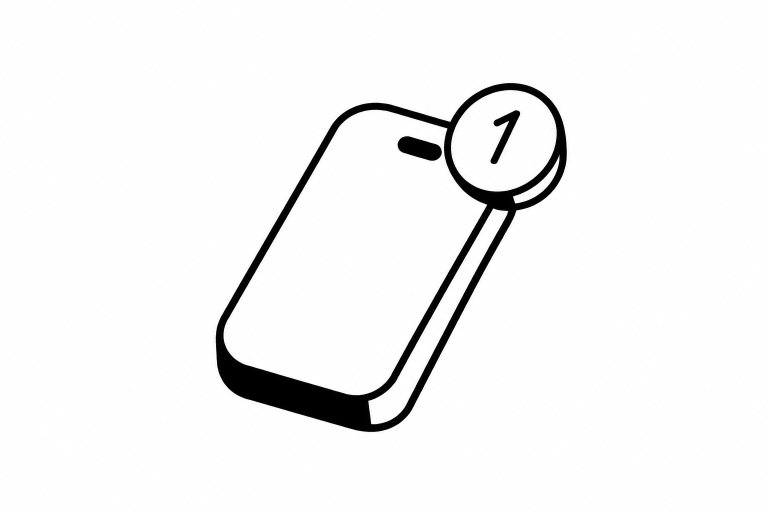
#> input picture orf-illustrations/original/ORF-10.webp, 1536 x 1024 px (shown at 1/2 size)
$ python prep.py ../original/ORF-10.webp ../original/ORF-11.webp 1.0
#> lines starting #> are read from the running program, lines starting #| are printed output that depends on the picture; after the words box and inside, x2 and y2 are one past the last pixel; in counts of white or black regions, pixels touching at a corner belong together
"""Turn a black-line picture (png/jpg/webp) into the RGBA image centerline.py expects:
black ink, white areas, transparent outside.

usage: python3 prep.py in.img out.png scale [grid] [bg:x,y;x,y...]

Ink is anything dark in all three colour channels, so coloured parts (a gradient panel, a pink
needle, blue grid lines) are never taken for lines. Everything not ink that touches the edge of the
picture is outside. With `grid`, an enclosed area that shows blue grid lines (such as the opening
under a handle) is outside too, for drawings on grid paper whose paper colour matches the drawing.
With `bg:x,y;...` (pixel positions in the original picture) the enclosed areas at those points are
outside too, for gaps that have exactly the drawing's colour (between the legs of a tripod).
A picture with a see-through background is put on white first, and every area that is mostly
see-through is outside, enclosed or not.
"""
import sys, numpy as np
from PIL import Image
from scipy import ndimage as ndi
from skimage.morphology import remove_small_objects, remove_small_holes
src, out, S = sys.argv[1], sys.argv[2], float(sys.argv[3])
GRID = 'grid' in sys.argv[4:]
SEEDS = [tuple(float(v) for v in p.split(',')) for a in sys.argv[4:] if a.startswith('bg:') for p in a[3:].split(';') if p]
src_im = Image.open(src)
#> src_im is the input picture: PIL image 1536x1024 RGB; mean R, G, B 243.6, 243.6, 243.6
alpha = None
if src_im.mode in ('RGBA', 'LA', 'PA') or 'transparency' in src_im.info:
    rgba_in = src_im.convert('RGBA')
    on_white = Image.new('RGBA', rgba_in.size, (255, 255, 255, 255)); on_white.alpha_composite(rgba_in)
    alpha = np.asarray(rgba_in.getchannel('A').resize((round(src_im.width * S), round(src_im.height * S)), Image.BILINEAR)) < 128
    if not alpha.any(): alpha = None
    im = on_white.convert('RGB')
else:
    im = src_im.convert('RGB')
im = im.resize((round(im.width * S), round(im.height * S)), Image.LANCZOS)
rgb = np.asarray(im, float) / 255
dark = ndi.gaussian_filter(rgb.max(axis=2), 0.6 * S)        # brightest channel: low only for black/grey
ink = remove_small_holes(remove_small_objects(dark < 0.45, int(30 * S * S)), int(30 * S * S))
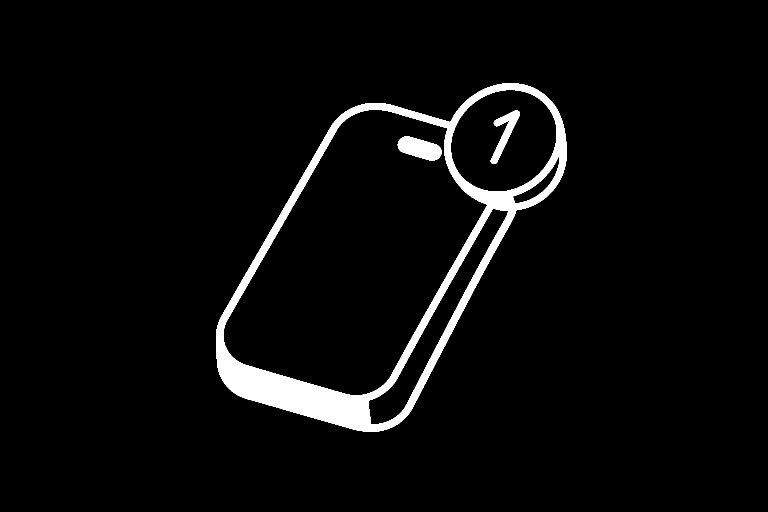
#> ink: shape (1024, 1536) bool (shown at 1/2 size); 4.1% white; 3 white regions, box (x1, y1, x2, y2) and area: (432, 166, 1133, 864) 59660, (795, 273, 883, 321) 2816, (981, 221, 1040, 328) 2096
lab, n = ndi.label(~ink)
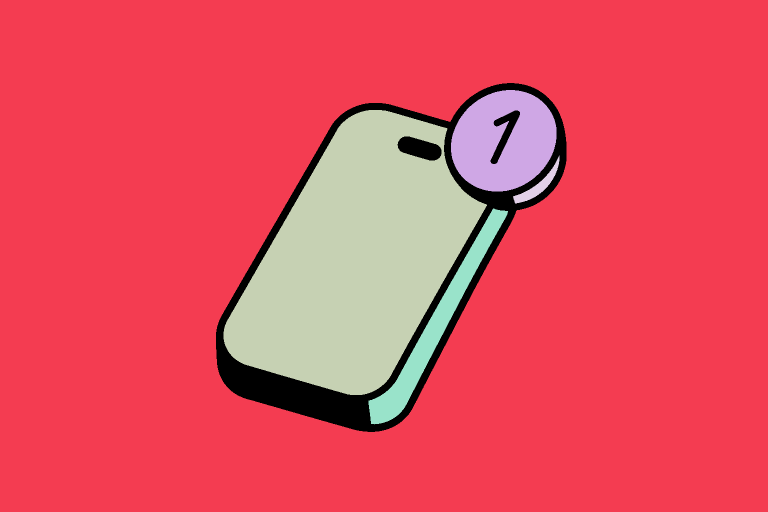
#> lab: shape (1024, 1536) int32 (shown at 1/2 size); 6 distinct labels, from 0 to 5; one colour per label, 0 black
#> n = 5
border = set(np.unique(np.concatenate([lab[0], lab[-1], lab[:, 0], lab[:, -1]]))) - {0}
#> border = 1 item
if GRID:
    blue = (rgb[..., 2] - np.maximum(rgb[..., 0], rgb[..., 1]) > 0.25) & ~ink
    counts = ndi.sum(blue, lab, range(1, n + 1))
    border |= {i + 1 for i, c in enumerate(counts) if c > 40 * S * S}
if alpha is not None:
    see = ndi.sum(alpha & ~ink, lab, range(1, n + 1)); size = ndi.sum(~ink, lab, range(1, n + 1))
    border |= {i + 1 for i in range(n) if see[i] > 0.5 * size[i]}
for x, y in SEEDS:
    l = lab[int(round(y * S)), int(round(x * S))]
    if l: border.add(l)
    else: print('bg point', (x, y), 'is on a line, ignored')
outside = np.isin(lab, list(border))
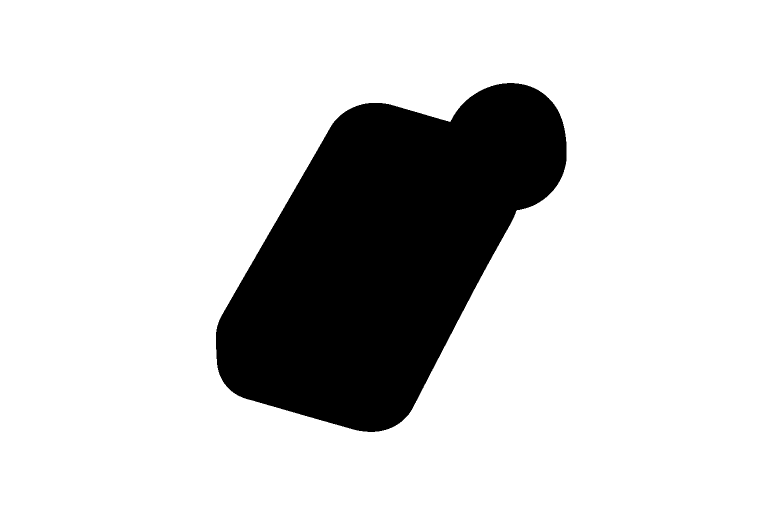
#> outside: shape (1024, 1536) bool (shown at 1/2 size); 81.4% white; 1 black region, box (x1, y1, x2, y2) and area: (432, 166, 1133, 864) 292441
rgba = np.zeros(ink.shape + (4,), np.uint8)
rgba[~outside] = (255, 255, 255, 255); rgba[ink] = (0, 0, 0, 255)
Image.fromarray(rgba).save(out)
print(out, rgba.shape[1], 'x', rgba.shape[0])

$ run again, on orf-illustrations/original/ORF-12.webp
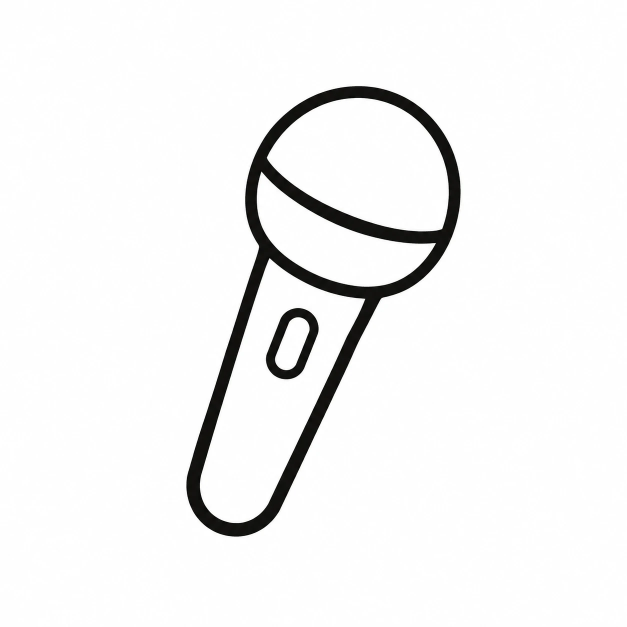
#> input picture orf-illustrations/original/ORF-12.webp, 1254 x 1254 px (shown at 1/2 size)
#> src_im is the input picture: PIL image 1254x1254 RGB; mean R, G, B 242.6, 242.6, 242.5
#> ink: shape (1254, 1254) bool; 4.8% white; 2 white regions, box (x1, y1, x2, y2) and area: (373, 172, 921, 1073) 69405, (532, 616, 637, 758) 5863
#> `lab, n = ndi.label(~ink)`:
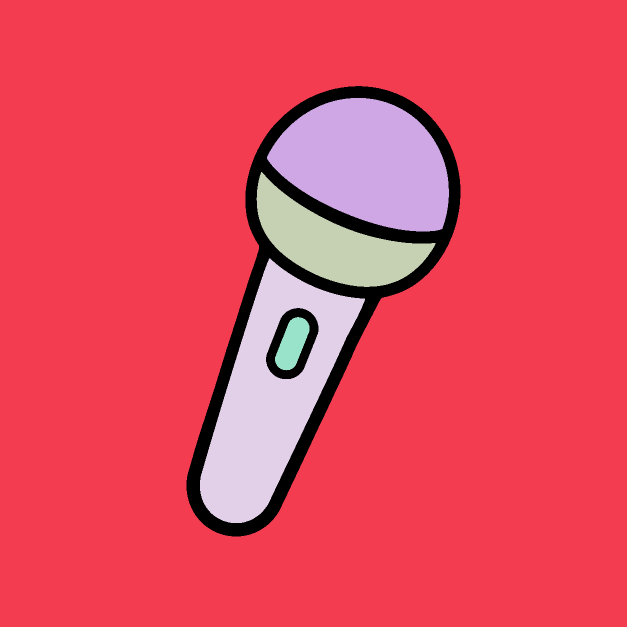
#> lab: shape (1254, 1254) int32 (shown at 1/2 size); 6 distinct labels, from 0 to 5; one colour per label, 0 black
#> n = 5
#> border = 1 item
#> `outside = np.isin(lab, list(border))`:
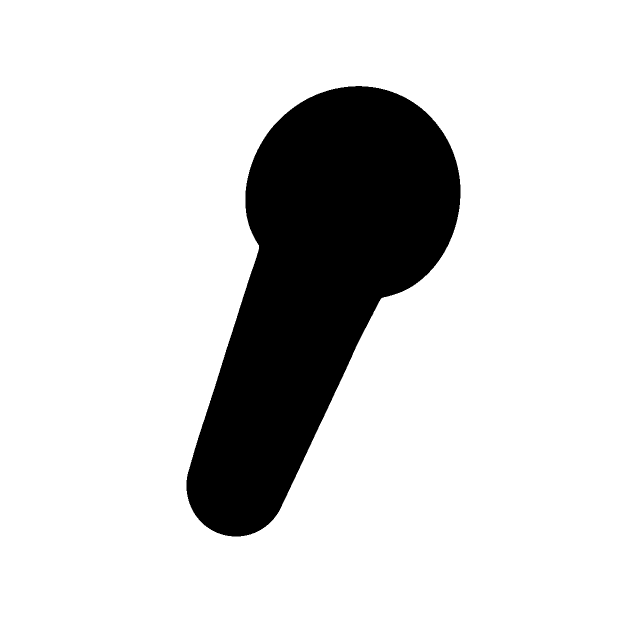
#> outside: shape (1254, 1254) bool (shown at 1/2 size); 83.5% white; 1 black region, box (x1, y1, x2, y2) and area: (373, 172, 921, 1073) 259279

$ run again, on orf-illustrations/original/ORF-13.webp
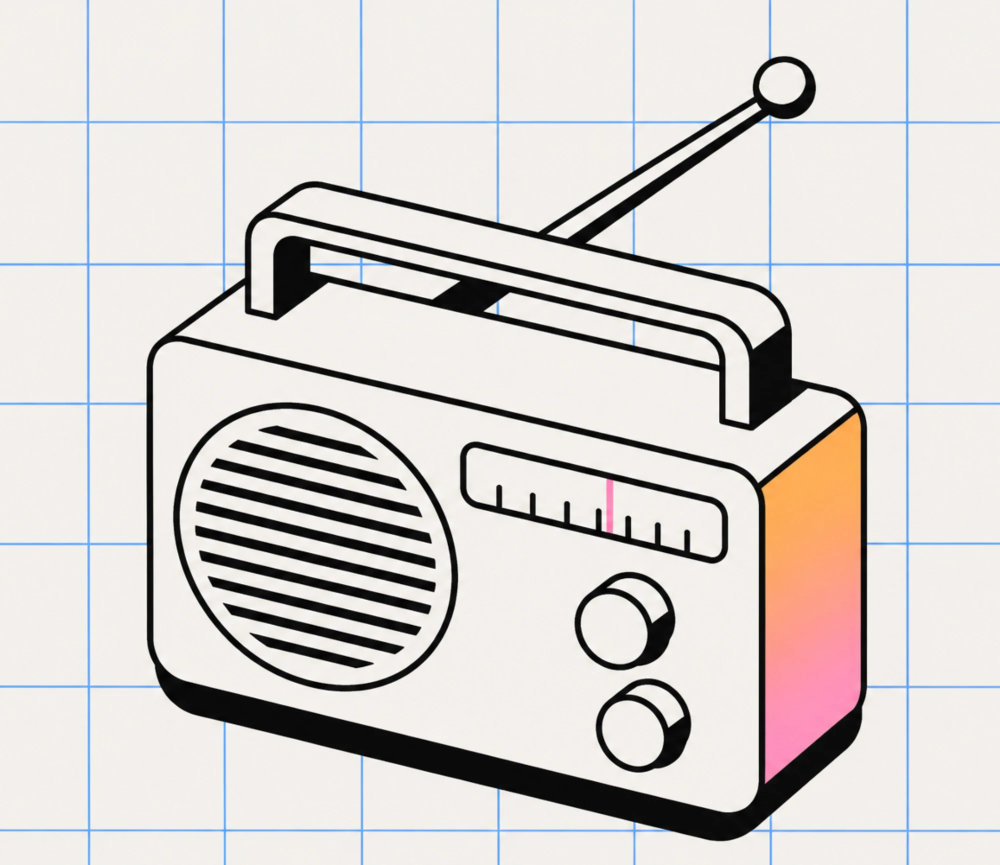
#> input picture orf-illustrations/original/ORF-13.webp, 2000 x 1730 px (shown at 1/2 size)
#> src_im is the input picture: PIL image 2000x1730 RGB; mean R, G, B 215.3, 210.4, 207.6
#> ink: shape (1730, 2000) bool; 10.8% white; 15 white regions, largest, box (x1, y1, x2, y2) and area: (293, 113, 1734, 1682) 238598, (347, 805, 916, 1383) 21975, (920, 884, 1456, 1127) 19017
#> `lab, n = ndi.label(~ink)`:
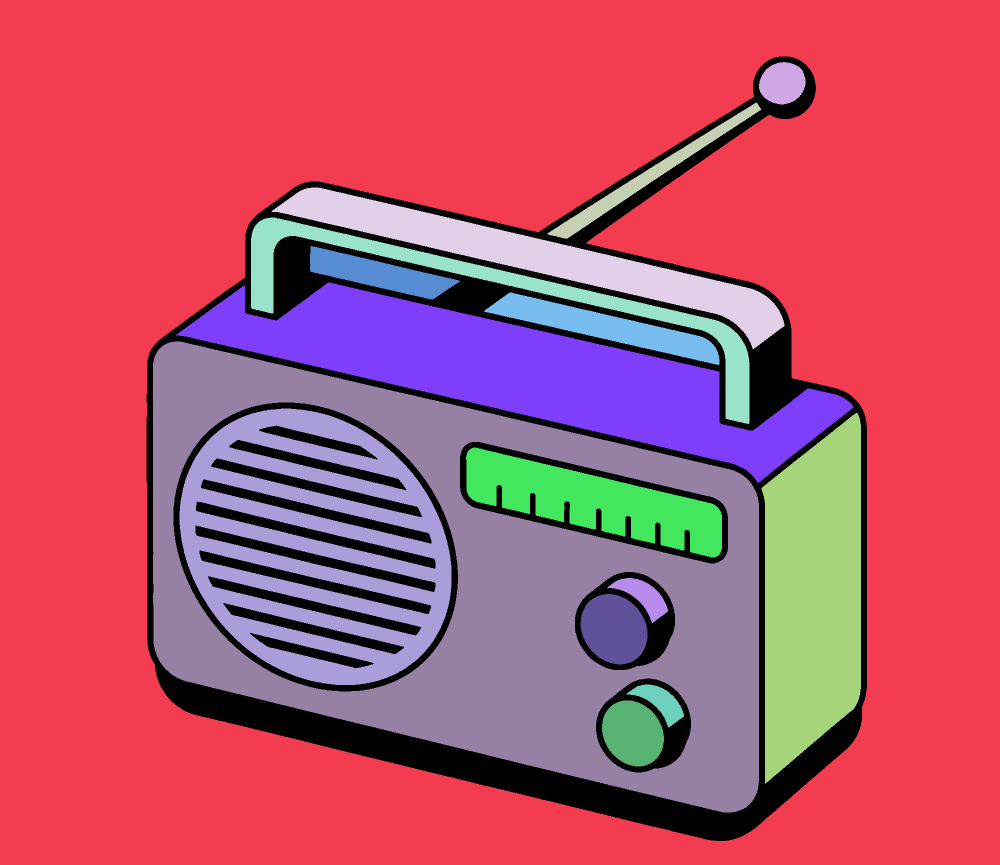
#> lab: shape (1730, 2000) int32 (shown at 1/2 size); 17 distinct labels, from 0 to 16; one colour per label, 0 black
#> n = 16
#> border = 1 item
#> `outside = np.isin(lab, list(border))`:
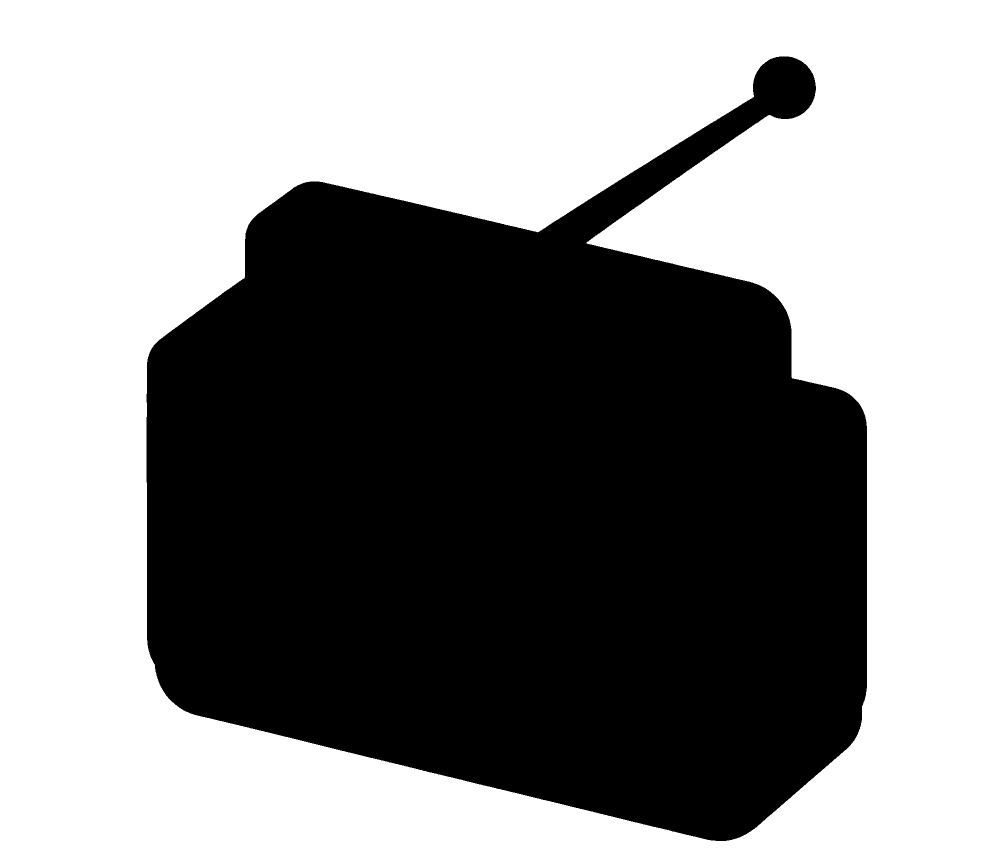
#> outside: shape (1730, 2000) bool (shown at 1/2 size); 55.9% white; 1 black region, box (x1, y1, x2, y2) and area: (293, 113, 1734, 1682) 1527431

$ run again, on orf-illustrations/original/ORF-14.webp
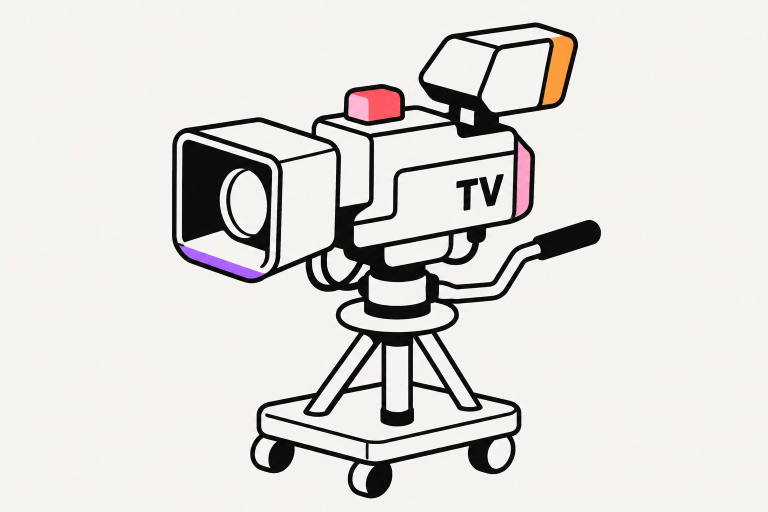
#> input picture orf-illustrations/original/ORF-14.webp, 1536 x 1024 px (shown at 1/2 size)
#> src_im is the input picture: PIL image 1536x1024 RGB; mean R, G, B 223.3, 220.1, 216.7
#> ink: shape (1024, 1536) bool; 9.3% white; 4 white regions, box (x1, y1, x2, y2) and area: (344, 45, 1202, 997) 120572, (364, 280, 544, 536) 22604, (958, 348, 1007, 413) 1512, (913, 356, 956, 421) 1212
#> `lab, n = ndi.label(~ink)`:
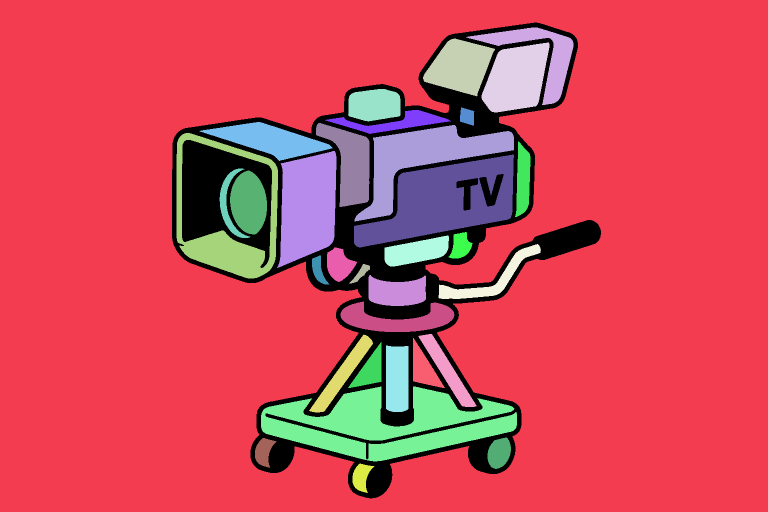
#> lab: shape (1024, 1536) int32 (shown at 1/2 size); 34 distinct labels, from 0 to 33; one colour per label, 0 black
#> n = 33
#> border = 1 item
#> outside: shape (1024, 1536) bool; 74.2% white; 1 black region, box (x1, y1, x2, y2) and area: (344, 45, 1202, 997) 405727
#> `Image.fromarray(rgba).save(out)`:
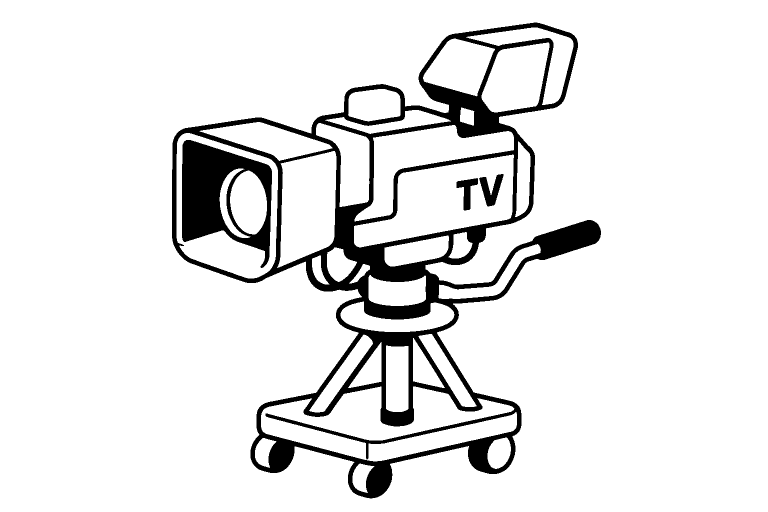
#> saved as ORF-14.webp: PIL image 1536x1024 RGBA (shown at 1/2 size); mean R, G, B, A 42.1, 42.1, 42.1, 65.8; transparent parts drawn white
